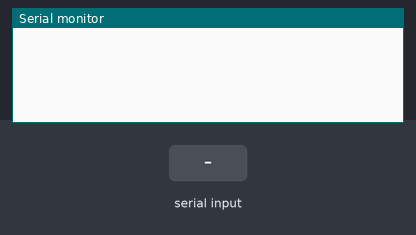
Recording of a sketch running on a simulated Arduino Uno, built with avr-gcc and run on an emulated ATmega328P. Parts: the last lines printed to the serial monitor. The test bench sets the inputs (shaded band).

Above: at 1.2 s.
1.3 s: "90,45\n" received over Serial
At 2.1 s:
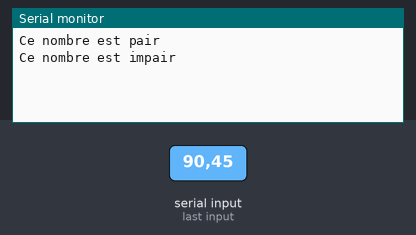
At 3.5 s:
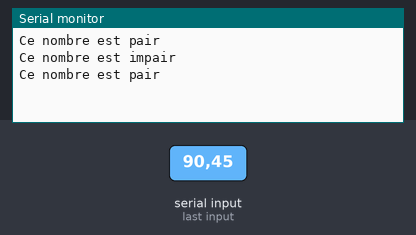

The sketch:

Exercice_3.ino
```cpp
//Determineur de parité xdd
void setup() {
  Serial.begin(9600);
}

void loop(){
int nombre;
if (Serial.available()){
  nombre = Serial.parseInt();
  int parite = nombre%2;
  if (parite==0) {
    Serial.println("Ce nombre est pair");
      }
  else {
    Serial.println("Ce nombre est impair");
    }
  }
}
```

Measured:
- after the input at 1.3 s, the serial monitor: prints a new line at once (image 1)
